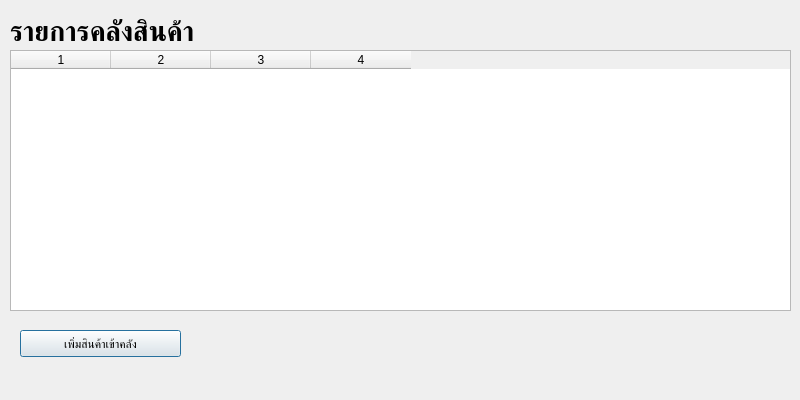
<?xml version="1.0" encoding="UTF-8"?>
<ui version="4.0">
 <class>AddItem</class>
 <widget class="QDialog" name="AddItem">
  <property name="geometry">
   <rect>
    <x>0</x>
    <y>0</y>
    <width>800</width>
    <height>400</height>
   </rect>
  </property>
  <property name="windowTitle">
   <string>Stock Management</string>
  </property>
  <widget class="QTableWidget" name="table_stock">
   <property name="geometry">
    <rect>
     <x>10</x>
     <y>50</y>
     <width>781</width>
     <height>261</height>
    </rect>
   </property>
   <property name="editTriggers">
    <set>QAbstractItemView::NoEditTriggers</set>
   </property>
   <property name="selectionMode">
    <enum>QAbstractItemView::SingleSelection</enum>
   </property>
   <property name="selectionBehavior">
    <enum>QAbstractItemView::SelectRows</enum>
   </property>
   <property name="sortingEnabled">
    <bool>true</bool>
   </property>
   <property name="columnCount">
    <number>4</number>
   </property>
   <column/>
   <column/>
   <column/>
   <column/>
  </widget>
  <widget class="QLabel" name="label">
   <property name="geometry">
    <rect>
     <x>10</x>
     <y>16</y>
     <width>251</width>
     <height>31</height>
    </rect>
   </property>
   <property name="font">
    <font>
     <pointsize>20</pointsize>
     <weight>75</weight>
     <bold>true</bold>
    </font>
   </property>
   <property name="text">
    <string>รายการคลังสินค้า</string>
   </property>
  </widget>
  <widget class="QPushButton" name="addStock_button">
   <property name="geometry">
    <rect>
     <x>20</x>
     <y>330</y>
     <width>161</width>
     <height>27</height>
    </rect>
   </property>
   <property name="text">
    <string>เพิ่มสินค้าเข้าคลัง</string>
   </property>
  </widget>
 </widget>
 <resources/>
 <connections/>
</ui>
